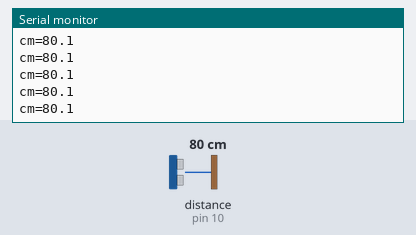
A sketch run on a simulated Arduino Uno, built with avr-gcc and run on an emulated ATmega328P. Parts: the last lines printed to the serial monitor. Wiring (inferred from the names in the program): ultrasonic range finder: trigger pin 9; echo pin 10. The test bench sets the inputs (shaded band); at power-on: distance to the obstacle (sensor on pin 10) 80 cm. The echo pulse lasts 58.3 µs per cm.

Above: at 1.2 s.
1.3 s: distance to the obstacle (sensor on pin 10) set to 2 cm
At 1.32 s:
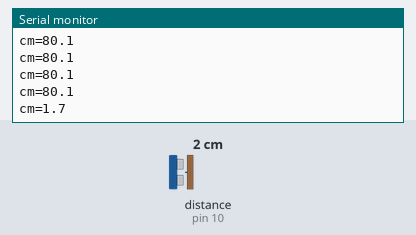
2.8 s: distance to the obstacle (sensor on pin 10) set to 4 cm
At 2.84 s:
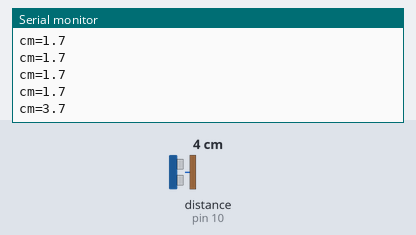
Timing chart, 0 to 5.8 s (numbered marks = the images above; inputs shaded):
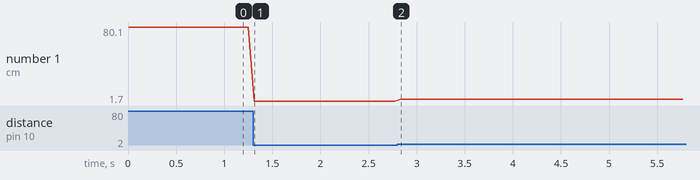

Measured:
- after the input at 1.3 s, the serial monitor: prints a new line at once (image 1)
- after the input at 2.8 s, the serial monitor: prints a new line at once (image 2)
- plotted number 1: 80.1 → 1.7 after the input at 1.3 s, 1.7 → 3.7 after the input at 2.8 s

The sketch:

dev_hcsr04.ino
```cpp
// HC-SR04: TRIG=9, ECHO=10; prints distance in cm.
const int TRIG = 9, ECHO = 10;
void setup() { Serial.begin(115200); pinMode(TRIG, OUTPUT); pinMode(ECHO, INPUT); }
void loop() {
  digitalWrite(TRIG, LOW); delayMicroseconds(2);
  digitalWrite(TRIG, HIGH); delayMicroseconds(10);
  digitalWrite(TRIG, LOW);
  unsigned long us = pulseIn(ECHO, HIGH, 30000UL);
  Serial.print("cm="); Serial.println(us / 58.0, 1);
  delay(60);
}
```
